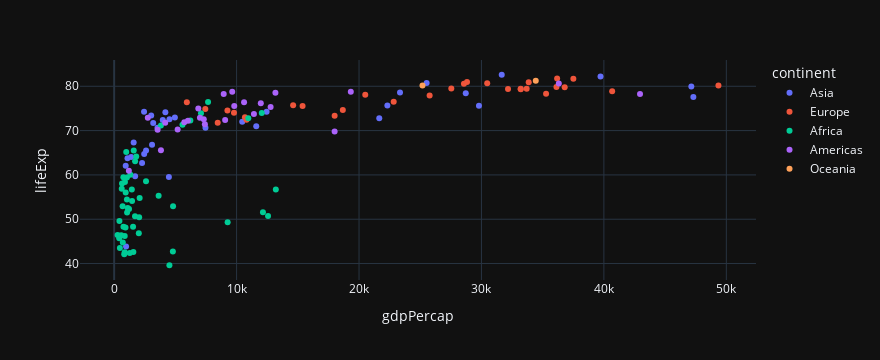

Notebook cell for this chart:
### Markdown cell above
### Change the color based on the continent

### Code cell
px.scatter(data_frame=df_countries, x='gdpPercap', y='lifeExp', color='continent')

### Figure 1 — Plotly figure (JSON) as saved in the notebook; plotly's stock layout.template omitted (floating-point values rounded to 4 significant figures)
{"data": [{"hovertemplate": "continent=Asia<br>gdpPercap=%{x}<br>lifeExp=%{y}<extra></extra>", "legendgroup": "Asia", "marker": {"color": "#636efa", "symbol": "circle"}, "mode": "markers", "name": "Asia", "orientation": "v", "showlegend": true, "type": "scatter", "x": [974.6, 29800.0, 1391.0, 1714.0, 4959.0, 39720.0, 2452.0, 3541.0, 11610.0, 4471.0, 25520.0, 31660.0, 4519.0, 1593.0, 23350.0, 47310.0, 10460.0, 12450.0, 3096.0, 944, 1091.0, 22320.0, 2606.0, 3190.0, 21650.0, 47140.0, 3970.0, 4185.0, 28720.0, 7458.0, 2442.0, 3025.0, 2281.0], "xaxis": "x", "y": [43.83, 75.64, 64.06, 59.72, 72.96, 82.21, 64.7, 70.65, 70.96, 59.55, 80.75, 82.6, 72.53, 67.3, 78.62, 77.59, 71.99, 74.24, 66.8, 62.07, 63.78, 75.64, 65.48, 71.69, 72.78, 79.97, 72.4, 74.14, 78.4, 70.62, 74.25, 73.42, 62.7], "yaxis": "y"}, {"hovertemplate": "continent=Europe<br>gdpPercap=%{x}<br>lifeExp=%{y}<extra></extra>", "legendgroup": "Europe", "marker": {"color": "#EF553B", "symbol": "circle"}, "mode": "markers", "name": "Europe", "orientation": "v", "showlegend": true, "type": "scatter", "x": [5937.0, 36130.0, 33690.0, 7446.0, 10680.0, 14620.0, 22830.0, 35280.0, 33210.0, 30470.0, 32170.0, 27540.0, 18010.0, 36180.0, 40680.0, 28570.0, 9254.0, 36800.0, 49360.0, 15390.0, 20510.0, 10810.0, 9787.0, 18680.0, 25770.0, 28820.0, 33860.0, 37510.0, 8458.0, 33200.0], "xaxis": "x", "y": [76.42, 79.83, 79.44, 74.85, 73.0, 75.75, 76.49, 78.33, 79.31, 80.66, 79.41, 79.48, 73.34, 81.76, 78.89, 80.55, 74.54, 79.76, 80.2, 75.56, 78.1, 72.48, 74.0, 74.66, 77.93, 80.94, 80.88, 81.7, 71.78, 79.42], "yaxis": "y"}, {"hovertemplate": "continent=Africa<br>gdpPercap=%{x}<br>lifeExp=%{y}<extra></extra>", "legendgroup": "Africa", "marker": {"color": "#00cc96", "symbol": "circle"}, "mode": "markers", "name": "Africa", "orientation": "v", "showlegend": true, "type": "scatter", "x": [6223.0, 4797.0, 1441.0, 12570.0, 1217.0, 430.1, 2042.0, 706.0, 1704.0, 986.1, 277.6, 3633.0, 1545.0, 2082.0, 5581.0, 12150.0, 641.4, 690.8, 13210.0, 752.7, 1328.0, 942.7, 579.2, 1463.0, 1569.0, 414.5, 12060.0, 1045.0, 759.3, 1043.0, 1803.0, 10960.0, 3820.0, 823.7, 4811.0, 619.7, 2014.0, 7670.0, 863.1, 1598.0, 1712.0, 862.5, 926.1, 9270.0, 2602.0, 4513.0, 1107.0, 883.0, 7093.0, 1056.0, 1271.0, 469.7], "xaxis": "x", "y": [72.3, 42.73, 56.73, 50.73, 52.3, 49.58, 50.43, 44.74, 50.65, 65.15, 46.46, 55.32, 48.33, 54.79, 71.34, 51.58, 58.04, 52.95, 56.73, 59.45, 60.02, 56.01, 46.39, 54.11, 42.59, 45.68, 73.95, 59.44, 48.3, 54.47, 64.16, 72.8, 71.16, 42.08, 52.91, 56.87, 46.86, 76.44, 46.24, 65.53, 63.06, 42.57, 48.16, 49.34, 58.56, 39.61, 52.52, 58.42, 73.92, 51.54, 42.38, 43.49], "yaxis": "y"}, {"hovertemplate": "continent=Americas<br>gdpPercap=%{x}<br>lifeExp=%{y}<extra></extra>", "legendgroup": "Americas", "marker": {"color": "#ab63fa", "symbol": "circle"}, "mode": "markers", "name": "Americas", "orientation": "v", "showlegend": true, "type": "scatter", "x": [12780.0, 3822.0, 9066.0, 36320.0, 13170.0, 7007.0, 9645.0, 8948.0, 6025.0, 6873.0, 5728.0, 5186.0, 1202.0, 3548.0, 7321.0, 11980.0, 2749.0, 9809.0, 4173.0, 7409.0, 19330.0, 18010.0, 42950.0, 10610.0, 11420.0], "xaxis": "x", "y": [75.32, 65.55, 72.39, 80.65, 78.55, 72.89, 78.78, 78.27, 72.23, 74.99, 71.88, 70.26, 60.92, 70.2, 72.57, 76.19, 72.9, 75.54, 71.75, 71.42, 78.75, 69.82, 78.24, 76.38, 73.75], "yaxis": "y"}, {"hovertemplate": "continent=Oceania<br>gdpPercap=%{x}<br>lifeExp=%{y}<extra></extra>", "legendgroup": "Oceania", "marker": {"color": "#FFA15A", "symbol": "circle"}, "mode": "markers", "name": "Oceania", "orientation": "v", "showlegend": true, "type": "scatter", "x": [34440.0, 25190.0], "xaxis": "x", "y": [81.23, 80.2], "yaxis": "y"}], "layout": {"height": 360, "legend": {"title": {"text": "continent"}, "tracegroupgap": 0}, "margin": {"t": 60}, "width": 880, "xaxis": {"anchor": "y", "autorange": true, "domain": [0, 1], "range": [-2791.0, 52430.0], "title": {"text": "gdpPercap"}, "type": "linear"}, "yaxis": {"anchor": "x", "autorange": true, "domain": [0, 1], "range": [36.28, 85.93], "title": {"text": "lifeExp"}, "type": "linear"}}}
